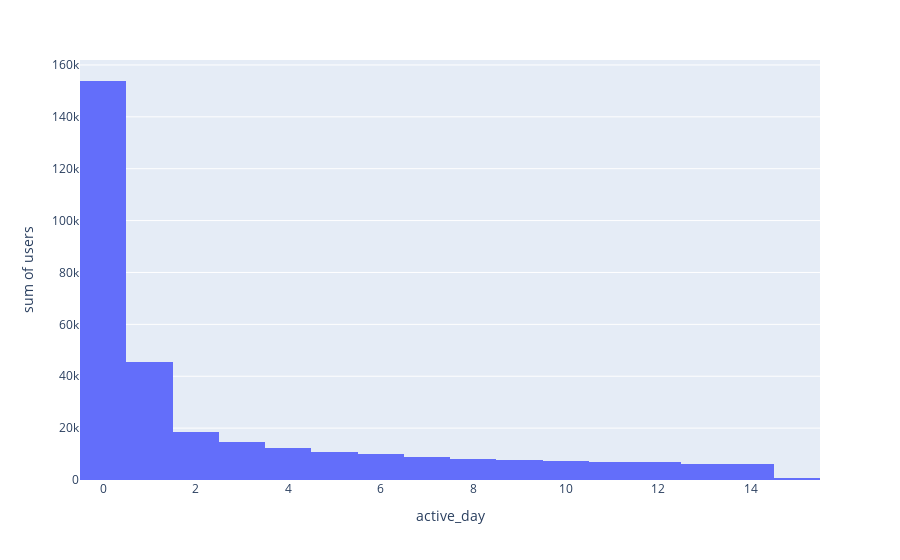

Notebook source saved alongside this figure:
### Code cell
px.histogram(df, x='active_day', y='users', nbins=16)

### Figure 1 — Plotly figure (JSON) as saved in the notebook; plotly's stock layout.template omitted (floating-point values rounded to 4 significant figures)
{"data": [{"alignmentgroup": "True", "bingroup": "x", "histfunc": "sum", "hovertemplate": "active_day=%{x}<br>sum of users=%{y}<extra></extra>", "legendgroup": "", "marker": {"color": "#636efa", "pattern": {"shape": ""}}, "name": "", "nbinsx": 16, "offsetgroup": "", "orientation": "v", "showlegend": false, "type": "histogram", "x": [0, 1, 2, 3, 4, 5, 6, 7, 8, 9, 10, 11, 12, 13, 14, 15], "xaxis": "x", "y": [153812, 45388, 18525, 14462, 12151, 10951, 9907, 9033, 8277, 7809, 7489, 6919, 6781, 6357, 5982, 796], "yaxis": "y"}], "layout": {"autosize": true, "barmode": "relative", "legend": {"tracegroupgap": 0}, "margin": {"t": 60}, "xaxis": {"anchor": "y", "autorange": true, "domain": [0, 1], "range": [-0.5, 15.5], "title": {"text": "active_day"}, "type": "linear"}, "yaxis": {"anchor": "x", "autorange": true, "domain": [0, 1], "range": [0, 161900.0], "title": {"text": "sum of users"}, "type": "linear"}}}
